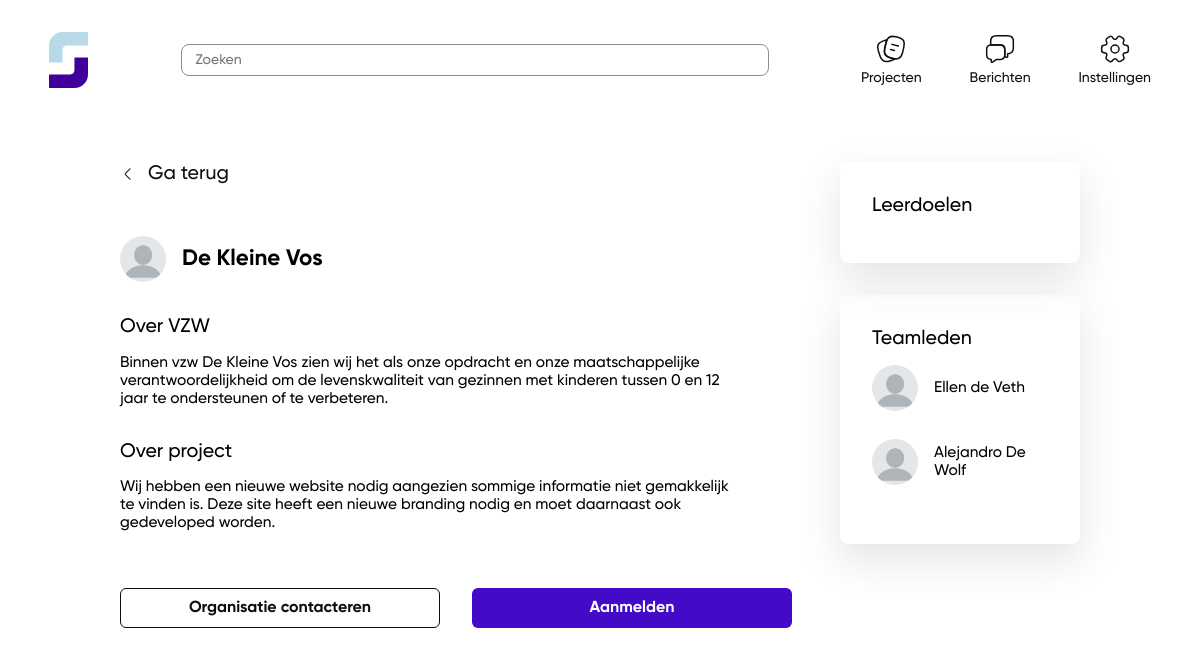
The page /project.php?project=9 (signed in) on the database as committed earlier.
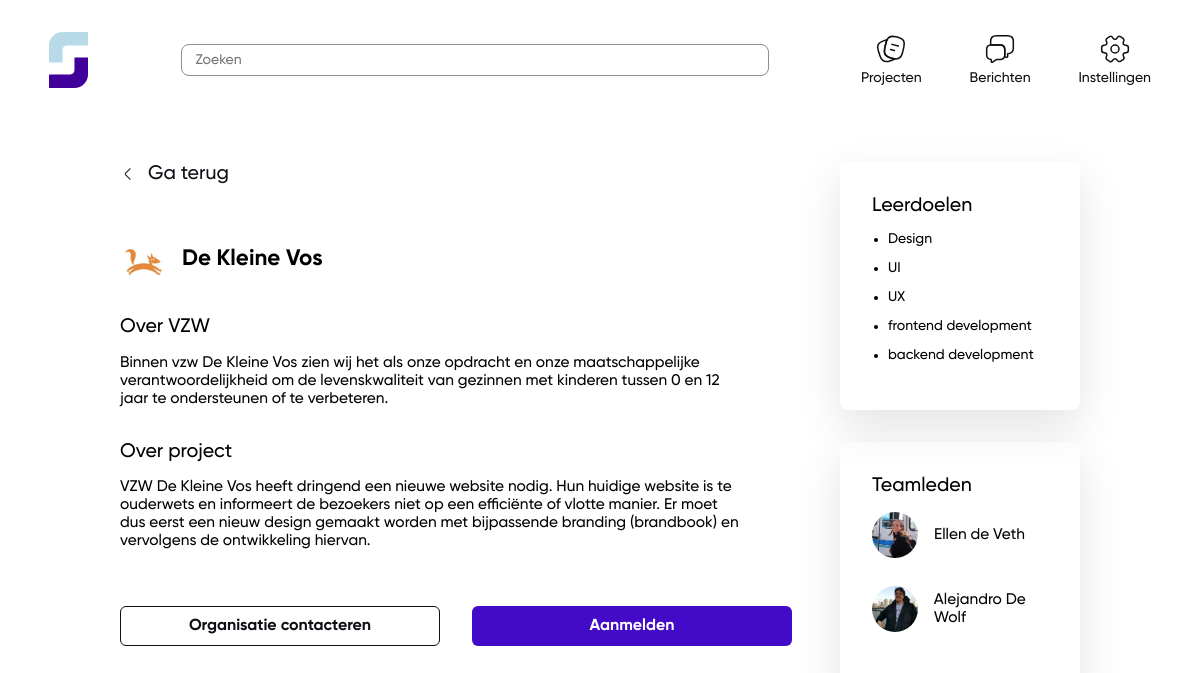
The same page on the database as committed later.
### tables this page shows
CREATE TABLE `posts` (
  `id` int(11) unsigned NOT NULL AUTO_INCREMENT,
  `title` varchar(300) DEFAULT NULL,
  `description` varchar(300) DEFAULT NULL,
  `date` datetime DEFAULT NULL,
  `user_id` int(11) DEFAULT NULL,
  PRIMARY KEY (`id`)
);

CREATE TABLE `team` (
  `id` int(11) unsigned NOT NULL AUTO_INCREMENT,
  `post_id` int(11) DEFAULT NULL,
  `user_id` int(11) DEFAULT NULL,
  PRIMARY KEY (`id`)
);

CREATE TABLE `users` (
  `id` int(11) unsigned NOT NULL AUTO_INCREMENT,
  `name` varchar(300) DEFAULT NULL,
  `last_name` varchar(300) DEFAULT NULL,
  `email` varchar(300) DEFAULT NULL,
  `school` varchar(300) DEFAULT NULL,
  `education` varchar(300) DEFAULT NULL,
  `description_vzw` varchar(300) DEFAULT NULL,
  `password` varchar(300) DEFAULT NULL,
  `is_student` tinyint(1) DEFAULT NULL,
  `profile_pic` varchar(300) DEFAULT NULL,
  PRIMARY KEY (`id`)
);

CREATE TABLE `competences` (
  `id` int(11) unsigned NOT NULL AUTO_INCREMENT,
  `name` varchar(300) DEFAULT NULL,
  `user_id` int(11) DEFAULT NULL,
  `post_id` int(11) DEFAULT NULL,
  PRIMARY KEY (`id`)
);

### classes/Project.php (called while the page is built, shortened)
<?php
    class Project
    {
        public static function getProjectById($id)
        {
            $conn = Db::getInstance();
            $statement = $conn->prepare('SELECT * FROM posts INNER JOIN users ON posts.user_id = users.id WHERE posts.id = :id');
            $statement->bindValue(':id', $id);
            $statement->execute();
            return $statement->fetch(PDO::FETCH_ASSOC);
        }
        public static function getMembersByProject($id)
        {
            $conn = Db::getInstance();
            $statement = $conn->prepare('SELECT * from team INNER JOIN users on team.user_id = users.id WHERE post_id = :id');
            $statement->bindValue(':id', $id);
            $statement->execute();
            return $statement->fetchAll(PDO::FETCH_ASSOC);
        }
    }

### classes/Competence.php (called while the page is built, shortened)
<?php
    class Competence
    {
        public static function getCompetences($postId)
        {
            $conn = Db::getInstance();
            $statement = $conn->prepare("SELECT * FROM competences WHERE post_id=:post_id");
            $statement->bindValue(":post_id", $postId);
            $statement->execute();
            $result = $statement->fetchAll();
            return $result;
        }
    }

### project.php (the view, shortened to what this page needs)
<?php
    $projectId = $_GET['project'];
    $project = Project::getProjectById($projectId);
    $members = Project::getMembersByProject($projectId);
    $isMember = Project::isMemberOfProject($projectId, $_SESSION['id']);
    $competences = Competence::getCompetences($projectId);
?><!DOCTYPE html>
<html lang="en">
<head>
    <link rel="stylesheet" href="https://use.typekit.net/hbs6zbg.css">
    <link rel="stylesheet" href="style/style.css">
</head>
<body>
    <?php require_once('header.php'); ?>
    <div class="container--feed">
        <div class="project__info__expanded">
            <a href="index.php" class="return__btn">
                <img class="chat__info__img" src="assets/img/arrow.png" alt="arrow">
                <h3>Ga terug</h3>
            </a>
            <div class="project__box__profile">
                <?php if (empty($project['profile_pic'])): ?>
                    <img class="projects__img" src="profile_pictures/profile-pic.png" alt="profile-pic">
                <?php else: ?>
                    <img class="projects__img" src="profile_pictures/<?php echo $project['profile_pic'] ?>" alt="profile-pic">
                <?php endif; ?>
                <h2><?php echo $project["name"] ?></h2>
            </div>
            <div class="about__org">
                <h3>Over VZW</h3>
                <p><?php echo $project['description_vzw'] ?></p>
            </div>
            <div class="about__project">
                <h3>Over project</h3>
                <p><?php echo $project['description'] ?></p>
            </div>
            <div>
                <?php if (empty($isMember)): ?>
                <form action="" method="post" class="btn__container">
                    <div>
                        <input class="btn btn__variant" type="submit" name="login" value="Organisatie contacteren">
                    </div>
                    <div>
                        <input class="btn" type="submit" name="addMember" value="Aanmelden">
                    </div>
                </form>
                <?php endif; ?>
            </div>
        </div>
        <div class="project__sidebar">
            <div class="learning__goals">
                <h3>Leerdoelen</h3>
                <ul>
                    <?php foreach ($competences as $competence): ?>
                        <li><?php echo $competence['name'] ?></li>
                    <?php endforeach; ?>
                </ul>
            </div>
            <div class="members">
                <h3>Teamleden</h3>
                <ul>
                    <?php if (!empty($emptyState)): ?>
                        <li><?php echo $emptyState; ?></li>
                    <?php else: ?>
                        <?php foreach ($members as $key => $member): ?>
                        <li>
                            <?php if (empty($member['profile_pic'])): ?>
                                <img class="projects__img" src="profile_pictures/profile-pic.png" alt="profile-pic">
                            <?php else: ?>
                                <img class="members__img" src="profile_pictures/<?php echo $member['profile_pic'] ?>" alt="profile-pic">
                            <?php endif; ?>
                            <p><?php echo $member["name"] . " " . $member["last_name"] ?></p>
                        </li>
                    <?php endforeach; ?>
                    <?php endif; ?>
                </ul>
            </div>
        </div>
    </div>
</body>
</html>

Rows that differ between the two databases and show on the page:
changed posts "De Kleine Vos": user.profile_pic: picture added; description "Wij hebben een nieuwe website nodig aangezien sommige informatie niet gemakkelijk te vinden is. Deze site heeft een nieuwe branding nodig en moet daarnaast ook gedeveloped worden." → "VZW De Kleine Vos heeft dringend een nieuwe website nodig. Hun huidige website is te ouderwets en informeert de bezoekers niet op een efficiënte of vlotte manier. Er moet dus eerst een nieuw design gemaakt worden met bijpassende branding (brandbook) en vervolgens de ontwikkeling hiervan."
added competences: name "Design"
added competences: name "UI"
added competences: name "UX"
added competences: name "frontend development"
added competences: name "backend development"
changed through a linked row, team "Ellen": user.profile_pic: picture added; profile_pic: picture removed
changed through a linked row, team "Alejandro": user.profile_pic: picture added; profile_pic: picture removed
